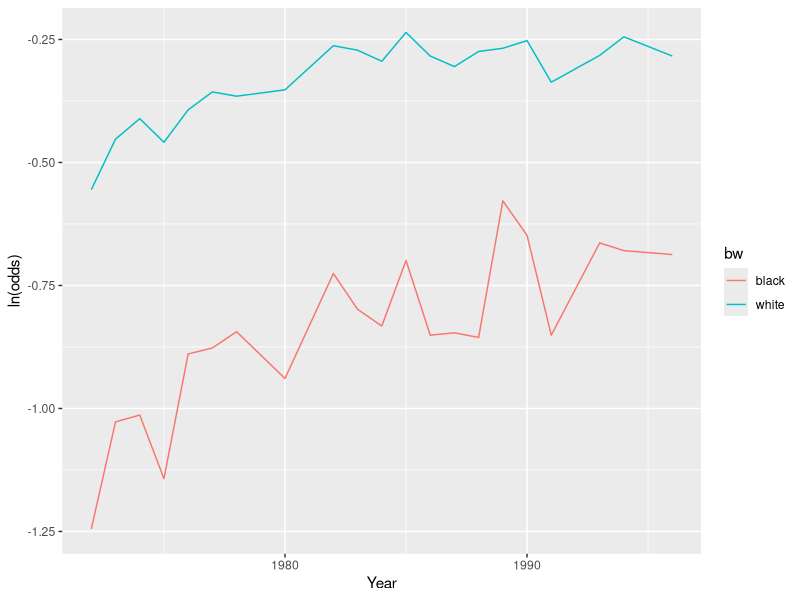
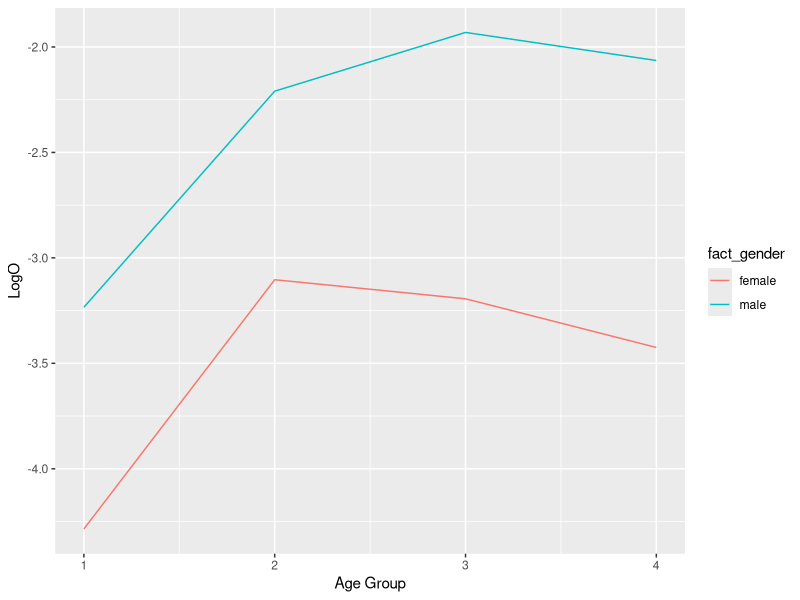
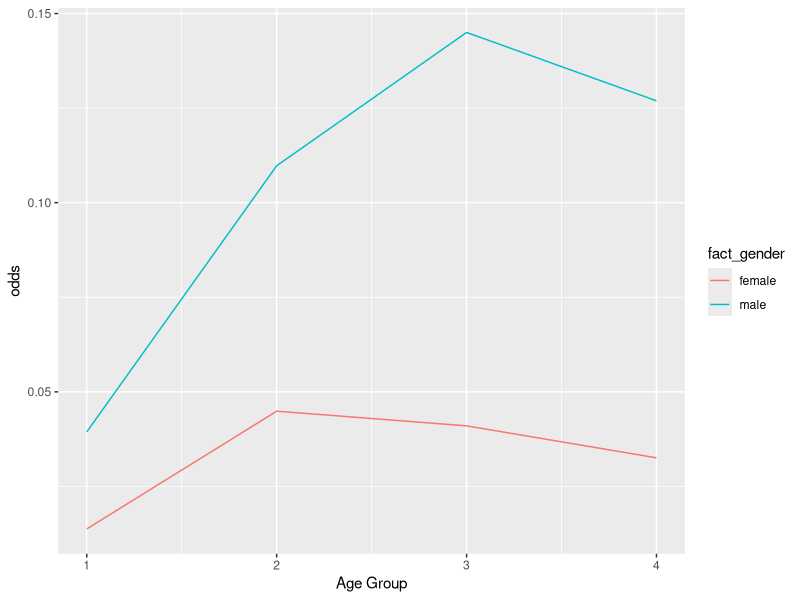
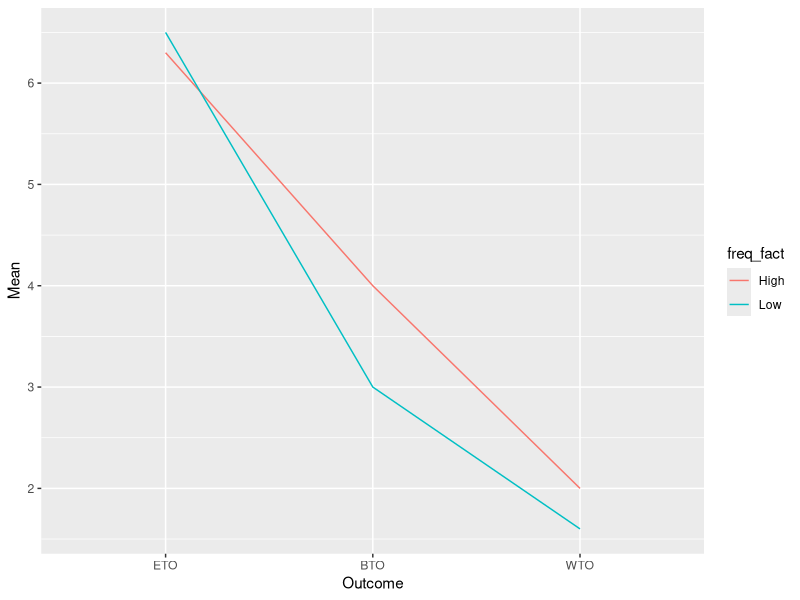

Generate these figures, in order, with R:
## ---- chunk 1
library(lme4)
library(ggplot2)
library(reshape2)
library(car)


Early_WWT = c(9,9,12,11,15,15,14)
Early_FWT = c(37,28,40,45,44,50,45)

Med_WWT = c(16,16,15,14,14,12,10)
Med_FWT = c(48,45,47,46,40,36,33)

Late_WWT = c(18,17,16,15,14,14,13)
Late_FWT = c(45,38,35,38,34,37,37)

EARLY_Time=c("EARLY","EARLY","EARLY","EARLY","EARLY","EARLY","EARLY")

MEDIUM_TIME=c("MEDIUM","MEDIUM","MEDIUM","MEDIUM","MEDIUM","MEDIUM","MEDIUM")

LATE_TIME=c("LATE","LATE","LATE","LATE","LATE","LATE","LATE")

WWT<-c(Early_WWT,Med_WWT,Late_WWT)
FWT<-c(Early_FWT,Med_FWT,Late_FWT)
TIME<-c(EARLY_Time,MEDIUM_TIME,LATE_TIME)

dd<-data.frame(WWT,FWT,TIME)

head(dd,5)

#Analysis of Covariance for Stages
model_STAGE <- aov(FWT ~ WWT+TIME)
summary(model_STAGE)
anova(model_STAGE)

#Analysis of Covariance for WWT
model_WWT <- aov(FWT ~ TIME+WWT)
summary(model_WWT)
anova(model_WWT)


## ---- chunk 2
OBS<-c(1,2,3,4,5,6,7,8,9,10,11,12,13,14,15,16,17,18,19,20,21,22,23,24,25,26)
PAVE<-c("ASPHALT1","ASPHALT1","ASPHALT1","ASPHALT1","ASPHALT1","ASPHALT1","ASPHALT1","CONCRETE","CONCRETE","CONCRETE","CONCRETE",
        "CONCRETE","CONCRETE","CONCRETE","CONCRETE","CONCRETE","CONCRETE","ASPHALT2","ASPHALT2","ASPHALT2","ASPHALT2",
        "ASPHALT2","ASPHALT2","ASPHALT2","ASPHALT2","ASPHALT2")
PAVE_NUM<-c(0.35,0.35,0.35,0.35,0.35,0.35,0.35 ,0.48,0.48,0.48,0.48,0.48,
        0.48,0.48,0.48,0.48,0.48,0.24,0.24,0.24,0.24,0.24,0.24,0.24,0.24,
        0.24)

TREAD<-c(1,1,2,2,2,6,6,1,1,1,1,2,2,2,6,6,6,1,1,1,2,2,2,6,6,6)
SPEED<-c(36.5, 34.9, 40.2, 38.2, 38.2, 43.7,43.0, 40.2,41.6,42.6,41.6,40.9,42.3,
         45.0,47.1,51.2,51.2,33.4,38.2,34.9, 36.8,35.4,35.4,40.2,40.9,43.0)
levels(PAVE)

TH<-as.factor(TREAD)
PV<-as.factor(PAVE)
df_task2<-data.frame(OBS,PAVE,TH,SPEED)
head(df_task2,5)
#(a)
#Standard
model.task2_standard = aov(SPEED ~  PAVE*TH,data=df_task2)
summary(model.task2_standard)
anova(model.task2_standard)

#Dummy
model.task2_dummy = glm(SPEED ~  PAVE*TH,data=df_task2)
summary(model.task2_dummy)
anova(model.task2_dummy)
Anova(model.task2_dummy, test="F")
#(b)
df_task2_alt<--data.frame(OBS,PV,TREAD,SPEED)
head(df_task2_alt,5)
model.task2_alternative = aov(SPEED ~  TREAD+PV,data=df_task2)
summary(model.task2_alternative)
anova(model.task2_alternative)
Anova(model.task2_alternative, test="F")

#(c)
df_task2_c<-data.frame(OBS,PAVE_NUM,TREAD,SPEED)
head(df_task2_c,5)
model.task2_c = glm(SPEED ~  PAVE_NUM*TREAD,data=df_task2_c)
summary(model.task2_c)
anova(model.task2_c)

## ---- chunk 3
race_white_perc <- c(57.4, 63.6, 66.3, 63.2, 67.5, 70.0, 69.4, 70.3, 76.9, 
                    76.2, 74.5, 79.0, 75.3, 73.7, 76.0, 76.5, 77.7, 71.4,
                    75.4, 78.3, 75.3)
race_black_perc <- c(28.8, 35.8, 36.3, 31.9, 41.1, 41.6, 43.0, 39.1, 48.4,
                     45.0, 43.5, 49.7, 42.7, 42.9, 42.5, 56.1, 52.3, 42.7,
                     51.5, 50.7, 50.3)
year <- c(1972, 1973, 1974, 1975, 1976, 1977, 1978, 1980, 1982,
          1983, 1984, 1985, 1986, 1987, 1988, 1989, 1990, 1991,
          1993, 1994, 1996)


# Convert %s to ln(odds) within each race and year


death_pen <- data.frame(year, race_white_perc, race_black_perc )
head(death_pen,5)

ln_oddsB <- log(race_black_perc/100)
ln_oddsW <- log(race_white_perc/100)

# a)


ln_odds<-c(ln_oddsW,ln_oddsB)

bw<-c("white","white","white","white","white","white","white","white","white",        "white","white","white","white","white","white","white","white","white",        "white","white","white","black","black","black","black","black","black",        "black","black","black","black","black","black","black","black","black",        "black","black","black","black","black","black")

dt_task3_a<-data.frame(ln_odds, year,bw)
head(dt_task3_a,5)

p <- ggplot(data = dt_task3_a, aes(x = year, 
                                   y = ln_odds, group = bw,
                                   shape = bw, color=bw))

p + geom_line()+xlab("Year")+ylab("ln(odds)")



#b

library(reshape2)


dt<-data.frame(race_white_perc,race_black_perc,year)

y_white<-c(floor(dt$race_white_perc*1100/100))
y_black<-c(floor(dt$race_black_perc*400/100))
n_white<-c(1100-y_white)
n_black<-c(400-y_black)


year_sub = year-1972

nbt<-data.frame(year_sub,y_white,y_black,n_white,n_black)
#melt
nbtMelt <- melt(nbt, na.rm = FALSE, value.name = "odds", variable='race', id.vars='year_sub')

nbtMelt$odds2 <- nbtMelt$race
nbtMelt$odds2 <- as.character(nbtMelt$odds2)

#calculate number of white and black for yes and no
nbtMelt$odds2[nbtMelt$odds2 =="y_white"] <- 1
nbtMelt$odds2[nbtMelt$odds2 =="y_black"] <- 1
nbtMelt$odds2[nbtMelt$odds2 =="n_white"] <- 0
nbtMelt$odds2[nbtMelt$odds2 =="n_black"] <- 0

# Expand rows based on number of votes
nbtExpand <- nbtMelt[rep(row.names(nbtMelt), nbtMelt$odds), 1:4]

nbtExpand$race2 <- as.character(nbtExpand$race)
nbtExpand$race2[nbtExpand$race2 == "y_white"] <- 0
nbtExpand$race2[nbtExpand$race2 == "y_black"] <- 1
nbtExpand$race2[nbtExpand$race2 == "n_white"] <- 0
nbtExpand$race2[nbtExpand$race2 == "n_black"] <- 1

# Quad year
nbtExpand$yearsSquared <- nbtExpand$year_sub^2
# make odds2 & race2 numeric
nbtExpand$odds2 <- as.numeric(nbtExpand$odds2)
nbtExpand$race2 <- as.numeric(nbtExpand$race2)
#logistic model
nbtExpand$race2 <- as.factor(nbtExpand$race2)
#dataframe
head(nbtExpand,5)
#logistic regression model
mod_b = glm(odds2 ~ race2 + year_sub, family = binomial("logit"), data = nbtExpand)
summary(mod_b)

#c
mod_c = glm(odds2 ~ race2 + year_sub + yearsSquared, family = binomial("logit"), data=nbtExpand)
summary(mod_c)


anova(mod_b,mod_c)
## ---- chunk 4
age_num<-c(1,1,2,2,3,3,4,4)
fact_age<-as.factor(age_num)
gender<-c("male","female","male","female","male","female","male","female")
gender_num<-c(0,1,0,1,0,1,0,1)
fact_gender<-as.factor(gender)
level_gender <- c('male', 'female')
total<-c(14589,8612, 21708, 10941, 25664, 13709, 41304, 25183)
ar<-c(553, 117, 2147, 470, 3250, 540, 4652, 794)



logO = log((ar/total)/(1-ar/total))

odds = (ar/total)/(1-ar/total)


dt_task4_a<-data.frame(fact_age,fact_gender,logO)
dt_task4_a

#a

p <- ggplot(data = dt_task4_a, aes(x = age_num, 
                                   y = logO, group = fact_gender,
                                   shape = fact_gender, color=fact_gender))


p + geom_line()+xlab("Age Group")+ylab("LogO")




#b

dt_task4_b<-data.frame(fact_age,fact_gender,odds)
dt_task4_b

p <- ggplot(data = dt_task4_b, aes(x = age_num, 
                                   y = odds, group = fact_gender,
                                   shape = fact_gender, color=fact_gender))

p + geom_line()+xlab("Age Group")+ylab("odds")


#c

age_category <- c("< 18","< 18","18-20","18-20","21-24","21-24",">= 25",">= 25")
gender <- c("M","F","M","F","M","F","M","F")
alcohol_odds <- c(553/(14589-553),117/(8612-117),
                  2147/(21708-2147),470/(10941-470),
                  3250/(25664-3250),540/(13709-540),4652/(41304-4652),
                  794/(25183-794))
df_task4c <- data.frame(age_category,gender,alcohol_odds)
df_task4c

df_task4c$age1 <- ifelse(df_task4c$age_category == "< 18", 1, 0) 
df_task4c$age2 <- ifelse(df_task4c$age_category == "18-20", 1, 0) 
df_task4c$age3 <- ifelse(df_task4c$age_category == "21-24", 1, 0)
df_task4c$age4 <- ifelse(df_task4c$age_category == ">= 25", 1, 0)
df_task4c$gender <- ifelse(df_task4c$gender == "F", 1, 0)
df_task4c$odds <- df_task4c$alcohol_odds
df_task4c$total <- c(14589,8612,21708,10941,25664,13709,41304,25183)

model_4c <- glm( odds ~ gender  + age2 + age3 + age4,
                 weight=total, data = df_task4c, 
                 family=binomial("logit"))

summary(model_4c)

#d
model_4d <- glm( odds ~ gender  + age2 + age3 + age4+ 
                 gender*age2+gender*age3+gender*age4,
                 weight=total,data = df_task4c, 
                 family=binomial("logit"))

summary(model_4d)

#e
library(lmtest)
lrtest(model_4c, model_4d)


## ---- chunk 5
#a
freq=c("Low","High","Low","High","Low","High")
freq_fact<-as.factor(freq)
outcome=c("ETO","ETO","BTO","BTO","WTO","WTO")
outcome_fact<-as.factor(outcome)
val=c(6.5,6.3,3.0,4.0,1.6,2.0)
level_order <- c('ETO', 'BTO', 'WTO')
df_task5<-data.frame(outcome_fact,freq_fact,val)
df_task5


p <- ggplot(data = df_task5, aes(x = factor(outcome_fact , level = level_order), y = val, group = freq_fact,shape = freq_fact, color=freq_fact))


p + geom_line()+xlab("Outcome")+ylab("Mean")



